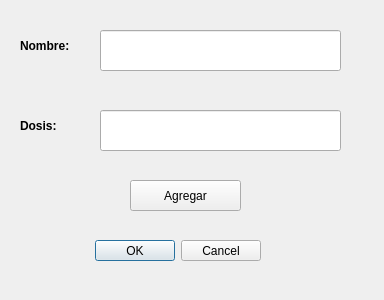
<?xml version="1.0" encoding="UTF-8"?>
<ui version="4.0">
 <class>Dialog</class>
 <widget class="QDialog" name="Dialog">
  <property name="geometry">
   <rect>
    <x>0</x>
    <y>0</y>
    <width>384</width>
    <height>300</height>
   </rect>
  </property>
  <property name="windowTitle">
   <string>Dialog</string>
  </property>
  <widget class="QDialogButtonBox" name="buttonBox">
   <property name="geometry">
    <rect>
     <x>90</x>
     <y>240</y>
     <width>171</width>
     <height>21</height>
    </rect>
   </property>
   <property name="orientation">
    <enum>Qt::Horizontal</enum>
   </property>
   <property name="standardButtons">
    <set>QDialogButtonBox::Cancel|QDialogButtonBox::Ok</set>
   </property>
  </widget>
  <widget class="QLineEdit" name="campo_nombre">
   <property name="geometry">
    <rect>
     <x>100</x>
     <y>30</y>
     <width>241</width>
     <height>41</height>
    </rect>
   </property>
  </widget>
  <widget class="QLineEdit" name="campo_dosis">
   <property name="geometry">
    <rect>
     <x>100</x>
     <y>110</y>
     <width>241</width>
     <height>41</height>
    </rect>
   </property>
  </widget>
  <widget class="QLabel" name="label">
   <property name="geometry">
    <rect>
     <x>20</x>
     <y>30</y>
     <width>61</width>
     <height>31</height>
    </rect>
   </property>
   <property name="font">
    <font>
     <weight>75</weight>
     <bold>true</bold>
    </font>
   </property>
   <property name="text">
    <string>Nombre:</string>
   </property>
  </widget>
  <widget class="QLabel" name="label_2">
   <property name="geometry">
    <rect>
     <x>20</x>
     <y>110</y>
     <width>61</width>
     <height>31</height>
    </rect>
   </property>
   <property name="font">
    <font>
     <weight>75</weight>
     <bold>true</bold>
    </font>
   </property>
   <property name="text">
    <string>Dosis:</string>
   </property>
  </widget>
  <widget class="QPushButton" name="boton_agregar">
   <property name="geometry">
    <rect>
     <x>130</x>
     <y>180</y>
     <width>111</width>
     <height>31</height>
    </rect>
   </property>
   <property name="text">
    <string>Agregar</string>
   </property>
  </widget>
 </widget>
 <resources/>
 <connections>
  <connection>
   <sender>buttonBox</sender>
   <signal>accepted()</signal>
   <receiver>Dialog</receiver>
   <slot>accept()</slot>
   <hints>
    <hint type="sourcelabel">
     <x>248</x>
     <y>254</y>
    </hint>
    <hint type="destinationlabel">
     <x>157</x>
     <y>274</y>
    </hint>
   </hints>
  </connection>
  <connection>
   <sender>buttonBox</sender>
   <signal>rejected()</signal>
   <receiver>Dialog</receiver>
   <slot>reject()</slot>
   <hints>
    <hint type="sourcelabel">
     <x>316</x>
     <y>260</y>
    </hint>
    <hint type="destinationlabel">
     <x>286</x>
     <y>274</y>
    </hint>
   </hints>
  </connection>
 </connections>
</ui>
